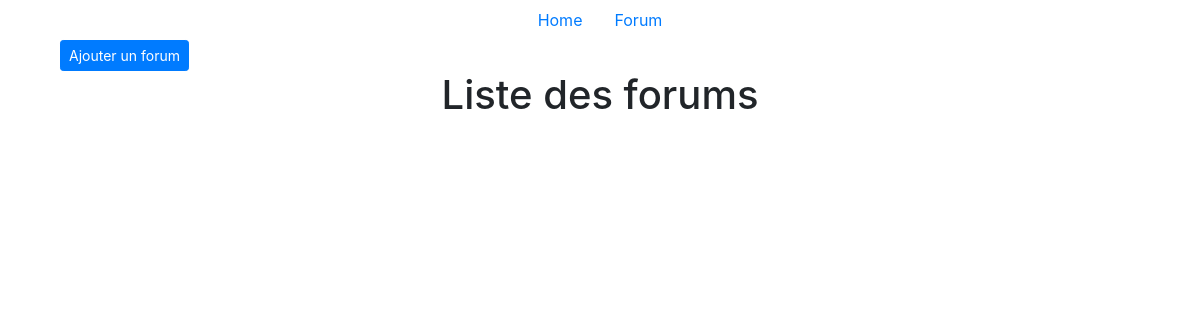
The page /public/index.php?task=forum on the database as committed earlier.
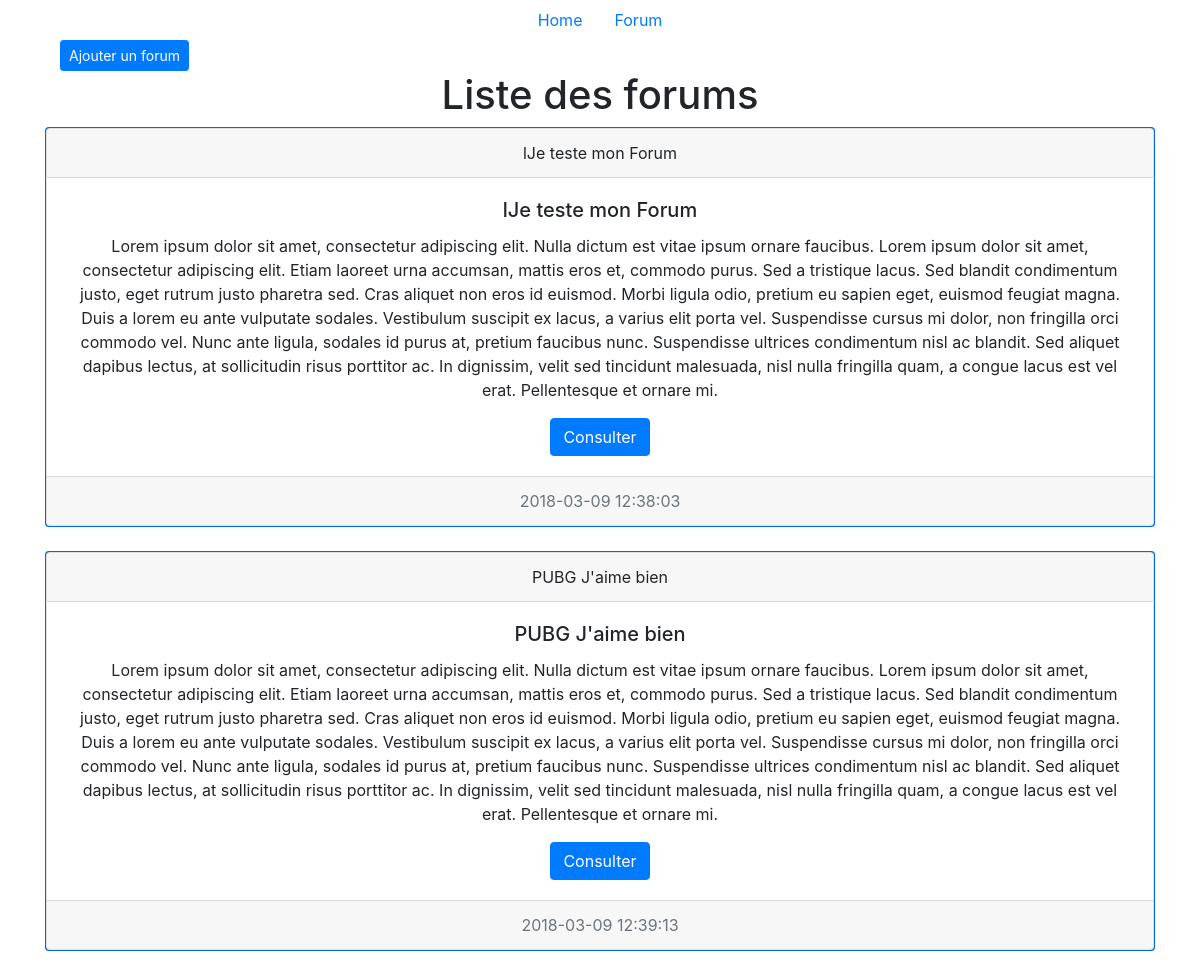
The same page on the database as committed later.
### tables this page shows
CREATE TABLE `forum` (
  `id_forum` int(11) NOT NULL,
  `id_user` int(11) NOT NULL,
  `titre` varchar(50) NOT NULL,
  `contenu` longtext NOT NULL,
  `statut` varchar(6) NOT NULL DEFAULT 'Ouvert',
  `date_creation` datetime NOT NULL,
  `alert` int(11) NOT NULL DEFAULT '0'
);

### core/Controller/Controller.php (called while the page is built, shortened)
<?php
class Controller
{
    protected $viewPath;
    protected $template;
    public function render($view,$variable=[]){
        extract($variable);
        require ($this->viewPath. str_replace('.','/',$view).'.php');
        $content = ob_get_clean();
        require ($this->viewPath.'templates/'.$this->template.'.php');
    }
}

### app/Controller/ForumController.php (called while the page is built, shortened)
<?php
class ForumController extends AppController
{
    public function index()
    {
        $forums = $this->Forum->all();
        $this->render('forum.index',compact('forums'));
    }
}

### core/Table/Table.php (called while the page is built, shortened)
<?php
class Table
{
    protected $table;
    protected $db;
    public function __construct(Database\Database $db)
    {
        $this->db=$db;
    }
    public function all()
    {
       return $this->query('SELECT * FROM '.$this->table);
    }
    public function query($stat,$attr=null,$one=false)
    {
        if($attr)
        {
           return $this->db->prepare($stat,$attr,str_replace('Table','Entity',get_class($this)),$one);
        }else
        {
            return $this->db->query($stat,str_replace('Table','Entity',get_class($this)),$one);
        }
    }
}

### core/Database/MysqlDatabase.php (called while the page is built, shortened)
<?php
class MysqlDatabase extends Database
{
    private $pdo;
    private function getPDO()
    {
        if($this->pdo===null) {
            $pdo = new PDO("mysql:dbname=projetTech;host=localhost", 'root', '');
            $pdo->setAttribute(PDO::ATTR_ERRMODE, PDO::ERRMODE_EXCEPTION);
            $this->pdo = $pdo;
        }
            return $this->pdo;
    }
    public function query($stat,$class=null,$one=false)
    {
        $req= $this->getPDO()->query($stat);
        if ($class==null)
        {
            $req->setFetchMode(PDO::FETCH_OBJ);
        }
        else
        {
            $req->setFetchMode(PDO::FETCH_CLASS,$class);
        }
        if($one)
        {
            $data=$req->fetch();
        }
        else
        {
            $data=$req->fetchAll();
        }
        return $data;
    }
}

### app/Autoloader.php (called while the page is built, shortened)
<?php
class Autoloader
{
    static function autoload ($class) {
        if(strpos($class,__NAMESPACE__.'\\')===0)
        {
            $class=str_replace(__NAMESPACE__.'\\','',$class);
            $class=str_replace('\\','/',$class);
        }
    }
}

### core/Autoloader.php (called while the page is built, shortened)
<?php
class Autoloader
{
    static function autoload ($class) {
        if(strpos($class,__NAMESPACE__.'\\')===0)
        {
            $class=str_replace(__NAMESPACE__.'\\','',$class);
            $class=str_replace('\\','/',$class);
        }
    }
}

### app/Entity/ForumEntity.php (called while the page is built, shortened)
<?php
class ForumEntity extends Entity
{
    public function getUrl(){
        return RACINE."public/index.php?task=forum.show&id=".$this->id_forum;
    }
}

### app/Views/forum/index.php (the view, shortened to what this page needs)
<div class="container">
    <a class="btn btn-primary btn-sm" href="?task=addforum" role="button">Ajouter un forum</a>
    <h1 class="text-center"> Liste des forums </h1>
<?php
foreach ($forums as $forum) {
    ?>
<div class="row">
    <div class="card bg-primary ">
        <div class="card text-center">
            <div class="card-header">
                <?=$forum->titre?>
            </div>
            <div class="card-body ">
                <h5 class="card-title"><?=$forum->titre?></h5>
                <p class="card-text">
                    <?=$forum->contenu?>
                </p>
                <a href="<?=$forum->getUrl()?>" class="btn btn-primary">Consulter</a>
            </div>
            <div class="card-footer text-muted">
                <?=$forum->date_creation?>
            </div>
        </div>
    </div>
</div>
    <br>
    <?php
}
?>
</div>

### public/index.php (shortened to what this page needs)
<?php
    if(isset($_GET['task']))
    {
        $task=$_GET['task'];
    }
if(isset($task)) {
    if ($task === 'home') {
        $controllerin = new \app\Controller\HomeController();
        $controllerin->index();
    } elseif ($task === 'users') {
        $controller = new \app\Controller\UsersController();
        $controller->liste();
    } elseif ($task === 'signin') {
        $controller = new \app\Controller\SigninController();
        $controller->login();
    } elseif ($task === 'signup') {
        $controller = new \app\Controller\UsersController();
        $controller->add();
    } elseif ($task === 'delete') {
        $controller = new \app\Controller\UsersController();
        $controller->delete();
    } elseif ($task === 'disconnect') {
        $controller = new \app\Controller\SigninController();
        $controller->disconnect();
    } elseif ($task === 'forget') {
        $controller = new \app\Controller\UsersController();
        $controller->passwordForget();
    } elseif ($task === 'resendmail') {
        $controller = new \app\Controller\UsersController();
        $controller->resendmailconfirmation();
    } elseif ($task === 'forum') {
        $controller = new \app\Controller\ForumController();
        $controller->index();
    } elseif ($task === 'addforum') {
        $controller = new \app\Controller\ForumController();
        $controller->add();
    }
    elseif ($task === 'updtateaccount') {
        $controller = new \app\Controller\UsersController();
        $controller->edit();
    }
    elseif ($task === 'forum.show') {
        $controller = new \app\Controller\ForumController();
        $controller->show();
    }elseif ($task === 'forum.admin.show') {
        $controller = new \app\Controller\ForumController();
        $controller->showAdmin();
    }elseif ($task === 'forum.admin.index') {
        $controller = new \app\Controller\ForumController();
        $controller->indexAdmin();
    }
    elseif ($task === 'admin.deleteForum') {
            $controller = new \app\Controller\ForumController();
            $controller->delete();
        }
    elseif ($task === 'admin.deleteComment') {
                $controller = new \app\Controller\ForumController();
                $controller->deleteComment();
            }
}

### app/Views/templates/default.php (shortened to what this page needs)
<!DOCTYPE html>
<html lang="en">
<head>
    <link rel="stylesheet" href="https://maxcdn.bootstrapcdn.com/bootstrap/4.0.0-alpha.6/css/bootstrap.min.css">
</head>
<body>
<nav>
    <ul class="nav justify-content-center">
        <li class="nav-item">
            <a class="nav-link active" href="?task=home">Home</a>
        </li>
        <?php
        if(isset($_SESSION['auth']))
        {
            if(strcmp($_SESSION['role'],'admin')==0)
            {
                ?>
                <li class="nav-item">
                    <a class="nav-link" href="?task=forum.admin.index">Forum</a>
                </li>
        <?php
        }
        else
        {
            ?>
            <li class="nav-item">
                <a class="nav-link" href="?task=forum">Forum</a>
            </li>
            <?php
        }
        }
        else{
            ?>
            <li class="nav-item">
                <a class="nav-link" href="?task=forum">Forum</a>
            </li>
            <?php
        }
        ?>
    </ul>
</nav>
<div class="container">
    <?=$content?>
</div>
</body>
</html>

Rows that differ between the two databases and show on the page:
added forum: titre "lJe teste mon Forum", contenu "Lorem ipsum dolor sit amet, consectetur adipiscing elit. Nulla dictum est vitae ipsum ornare faucibus. Lorem ipsum dolor sit amet, consectetur adipiscing elit. Etiam laoreet urna accumsan, mattis eros et, commodo purus. Sed a tristique lacus. Sed blandit condimentum justo, eget rutrum justo pharetra sed. Cras aliquet non eros id euismod. Morbi ligula odio, pretium eu sapien eget, euismod feugiat magna. Duis a lorem eu ante vulputate sodales. Vestibulum suscipit ex lacus, a varius elit porta vel. Suspendisse cursus mi dolor, non fringilla orci commodo vel. Nunc ante ligula, sodales id purus at, pretium faucibus nunc. Suspendisse ultrices condimentum nisl ac blandit. Sed aliquet dapibus…", date_creation "2018-03-09 12:38:03"
added forum: titre "PUBG J'aime bien", contenu "Lorem ipsum dolor sit amet, consectetur adipiscing elit. Nulla dictum est vitae ipsum ornare faucibus. Lorem ipsum dolor sit amet, consectetur adipiscing elit. Etiam laoreet urna accumsan, mattis eros et, commodo purus. Sed a tristique lacus. Sed blandit condimentum justo, eget rutrum justo pharetra sed. Cras aliquet non eros id euismod. Morbi ligula odio, pretium eu sapien eget, euismod feugiat magna. Duis a lorem eu ante vulputate sodales. Vestibulum suscipit ex lacus, a varius elit porta vel. Suspendisse cursus mi dolor, non fringilla orci commodo vel. Nunc ante ligula, sodales id purus at, pretium faucibus nunc. Suspendisse ultrices condimentum nisl ac blandit. Sed aliquet dapibus…", date_creation "2018-03-09 12:39:13"
